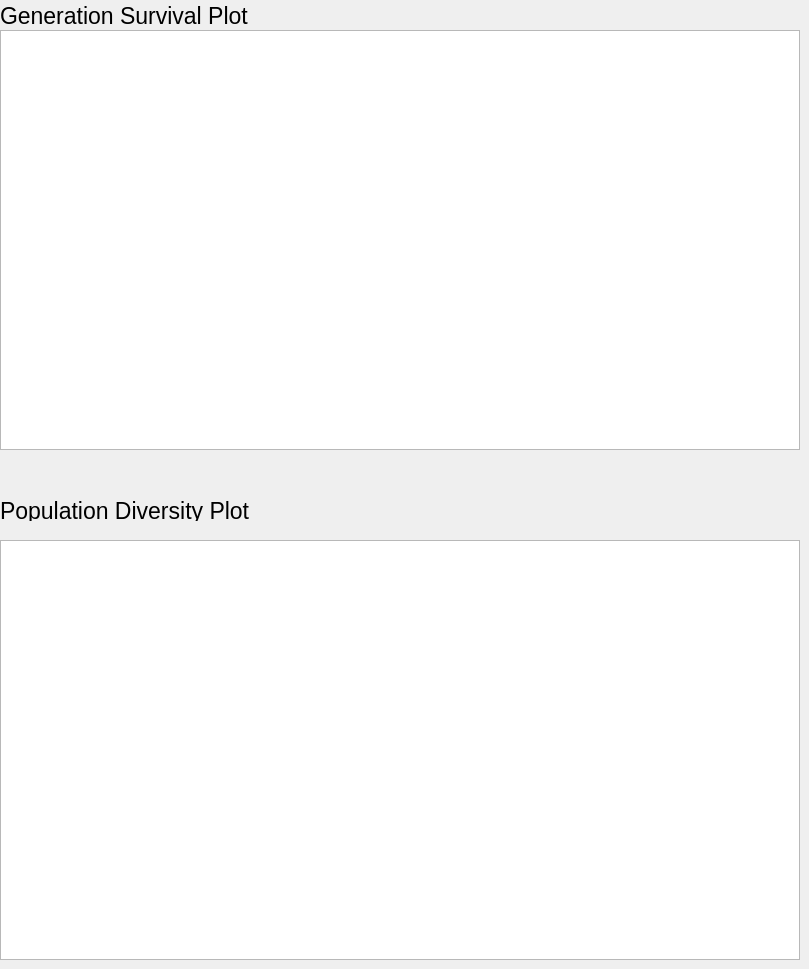
    <widget class="QWidget" name="Graphs">
     <attribute name="title">
      <string>Graphs</string>
     </attribute>
     <widget class="QGraphicsView" name="survivalView">
      <property name="geometry">
       <rect>
        <x>0</x>
        <y>30</y>
        <width>800</width>
        <height>420</height>
       </rect>
      </property>
     </widget>
     <widget class="QLabel" name="survivalLabel">
      <property name="geometry">
       <rect>
        <x>0</x>
        <y>0</y>
        <width>531</width>
        <height>31</height>
       </rect>
      </property>
      <property name="font">
       <font>
        <pointsize>17</pointsize>
       </font>
      </property>
      <property name="text">
       <string>Generation Survival Plot</string>
      </property>
     </widget>
     <widget class="QLabel" name="diversityLabel">
      <property name="geometry">
       <rect>
        <x>0</x>
        <y>500</y>
        <width>531</width>
        <height>21</height>
       </rect>
      </property>
      <property name="font">
       <font>
        <pointsize>17</pointsize>
       </font>
      </property>
      <property name="text">
       <string>Population Diversity Plot</string>
      </property>
     </widget>
     <widget class="QGraphicsView" name="diversityView">
      <property name="geometry">
       <rect>
        <x>0</x>
        <y>540</y>
        <width>800</width>
        <height>420</height>
       </rect>
      </property>
     </widget>
    </widget>
